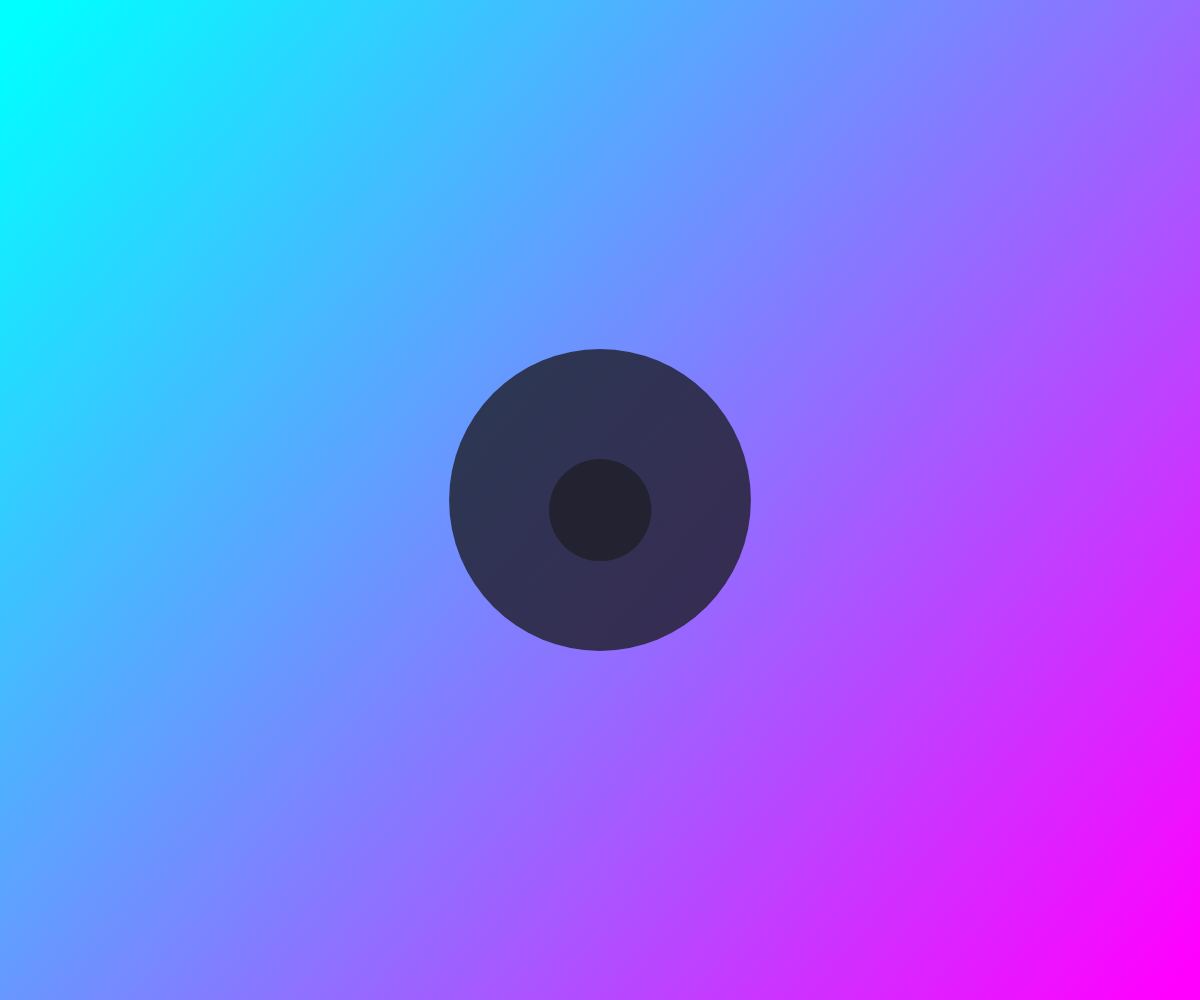
Frame 1 (no input)
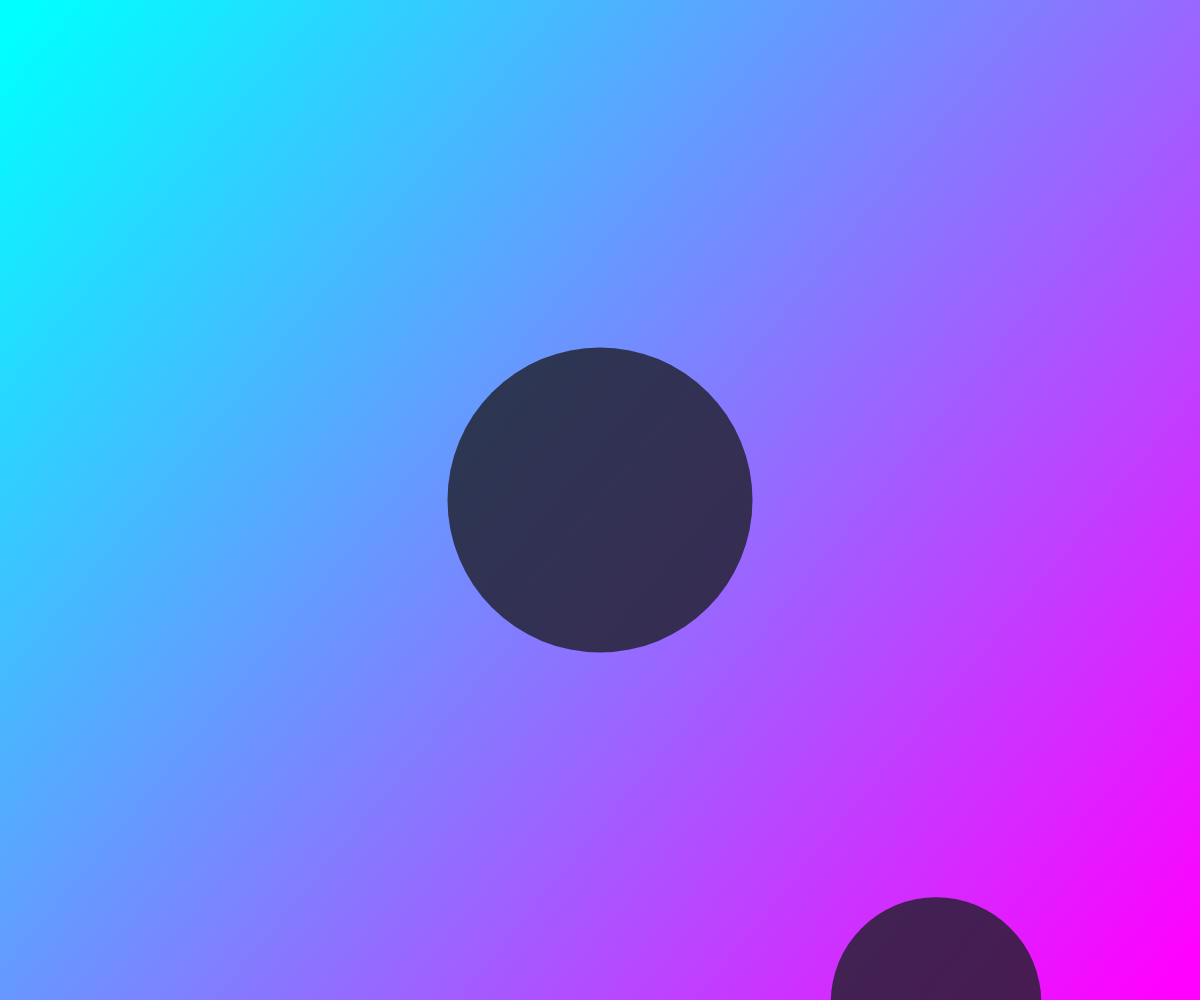
Frame 60 (no input)
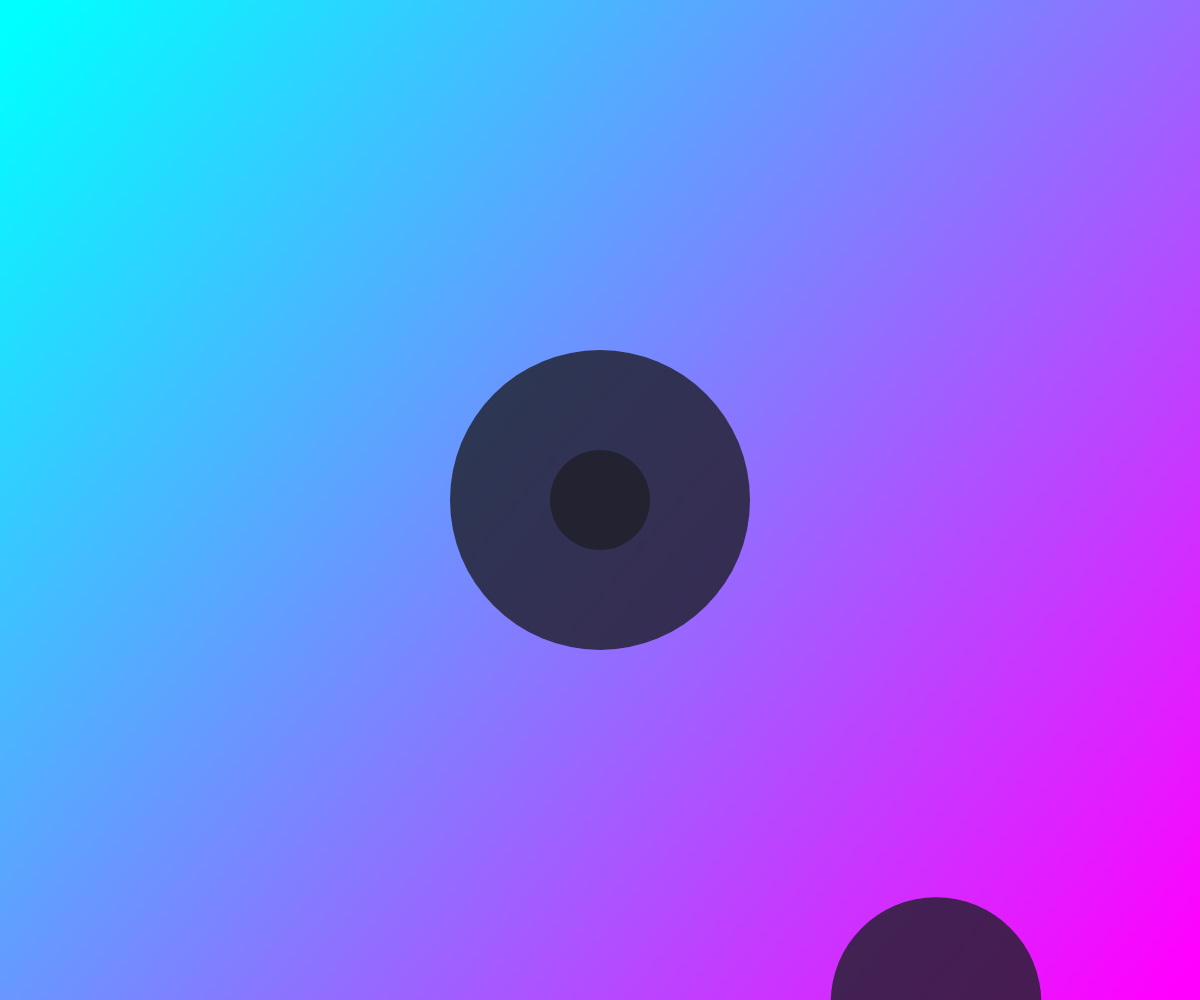
Frame 120 (the mouse pressed at the canvas centre since frame 60)

The p5.js sketch that drew these frames (run headless with seeded random() and noise() and a simulated clock; from frame 60 on, the mouse is pressed at the canvas centre):

// p5.js sketch
// ── sketch.js
let clones = [];

function setup() {
  createCanvas(windowWidth, windowHeight);
  noStroke();
}

function draw() {
  let gradient = drawingContext.createLinearGradient(20, 20, width - 20, height - 20);
  gradient.addColorStop(0, "cyan");
  gradient.addColorStop(1, "magenta");
  drawingContext.fillStyle = gradient;
  rect(0, 0, width, height);
  
  fill(255, 200, 100);
  drawingContext.fillStyle = "rgb(30, 30, 40, 0.8)";
  circle(windowWidth / 2, windowHeight / 2, 300 + sin(millis() / 50) * ((((windowWidth / 2) - mouseX)) + (((windowHeight / 2) - mouseY))) * 0.005);
  
  if (!this.lastCloneTime || millis() - this.lastCloneTime > 1000) {
    clones.push({x: windowWidth/2, y: windowHeight/2, r: 100});
    this.lastCloneTime = millis();
  }

  for (let i = 0; i < clones.length; i++) {
    clones[i].x += sin(millis() / 1000 + i)*(((windowWidth/2) - mouseX) * 0.01)*2;
    clones[i].r += cos(millis() / 1000 + i)*((((windowWidth/2) - mouseX)) + (((windowHeight/2) - mouseY)))*0.002;
    clones[i].y += cos(millis() / 1000 + i)*(((windowHeight/2) - mouseY) * 0.01)*2;
    circle(clones[i].x, clones[i].y, clones[i].r);
  }
}
